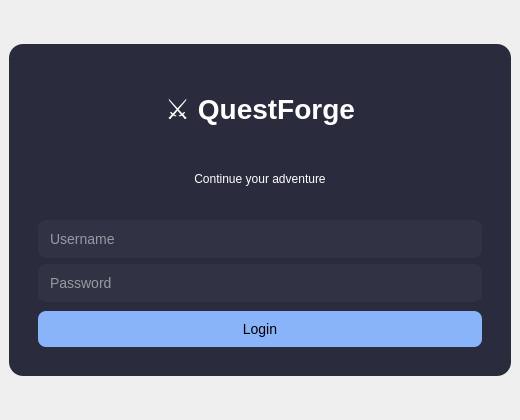
<?xml version="1.0" encoding="UTF-8"?>
<ui version="4.0">
 <class>LoginWindow</class>
 <widget class="QMainWindow" name="LoginWindow">
  <property name="windowTitle">
   <string>QuestForge Login</string>
  </property>
  <property name="geometry">
   <rect>
    <x>0</x>
    <y>0</y>
    <width>520</width>
    <height>420</height>
   </rect>
  </property>

  <widget class="QWidget" name="centralwidget">
   <layout class="QVBoxLayout" name="rootLayout">

    <item>
     <spacer>
      <property name="orientation">
       <enum>Qt::Vertical</enum>
      </property>
      <property name="sizeHint">
       <size>
        <width>20</width>
        <height>60</height>
       </size>
      </property>
     </spacer>
    </item>

    <item>
     <widget class="QFrame" name="loginCard">
      <property name="minimumSize">
       <size>
        <width>320</width>
        <height>260</height>
       </size>
      </property>
      <property name="styleSheet">
       <string>
QFrame {
 background-color: #2a2b3d;
 border-radius: 14px;
 padding: 20px;
}

QLineEdit {
 background: #313244;
 border-radius: 8px;
 padding: 10px;
 font-size: 14px;
 color: white;
}

QPushButton {
 background-color: #89b4fa;
 border-radius: 8px;
 padding: 10px;
 font-size: 14px;
}

QPushButton:hover {
 background-color: #74c7ec;
}

QLabel {
 color: white;
}
</string>
      </property>

      <layout class="QVBoxLayout" name="cardLayout">

       <item>
        <widget class="QLabel" name="titleLabel">
         <property name="text">
          <string>⚔ QuestForge</string>
         </property>
         <property name="alignment">
          <set>Qt::AlignCenter</set>
         </property>
         <property name="styleSheet">
          <string>font-size: 28px; font-weight: bold;</string>
         </property>
        </widget>
       </item>

       <item>
        <widget class="QLabel" name="subtitleLabel">
         <property name="text">
          <string>Continue your adventure</string>
         </property>
         <property name="alignment">
          <set>Qt::AlignCenter</set>
         </property>
        </widget>
       </item>

       <item>
        <spacer>
         <property name="orientation">
          <enum>Qt::Vertical</enum>
         </property>
         <property name="sizeHint">
          <size>
           <width>20</width>
           <height>20</height>
          </size>
         </property>
        </spacer>
       </item>

       <item>
        <widget class="QLineEdit" name="usernameInput">
         <property name="placeholderText">
          <string>Username</string>
         </property>
        </widget>
       </item>

       <item>
        <widget class="QLineEdit" name="passwordInput">
         <property name="echoMode">
          <enum>QLineEdit::Password</enum>
         </property>
         <property name="placeholderText">
          <string>Password</string>
         </property>
        </widget>
       </item>

       <item>
        <spacer>
         <property name="orientation">
          <enum>Qt::Vertical</enum>
         </property>
         <property name="sizeHint">
          <size>
           <width>20</width>
           <height>15</height>
          </size>
         </property>
        </spacer>
       </item>

       <item>
        <widget class="QPushButton" name="loginButton">
         <property name="text">
          <string>Login</string>
         </property>
        </widget>
       </item>

      </layout>
     </widget>
    </item>

    <item>
     <spacer>
      <property name="orientation">
       <enum>Qt::Vertical</enum>
      </property>
      <property name="sizeHint">
       <size>
        <width>20</width>
        <height>60</height>
       </size>
      </property>
     </spacer>
    </item>

   </layout>
  </widget>

 </widget>
 <resources/>
 <connections/>
</ui>
